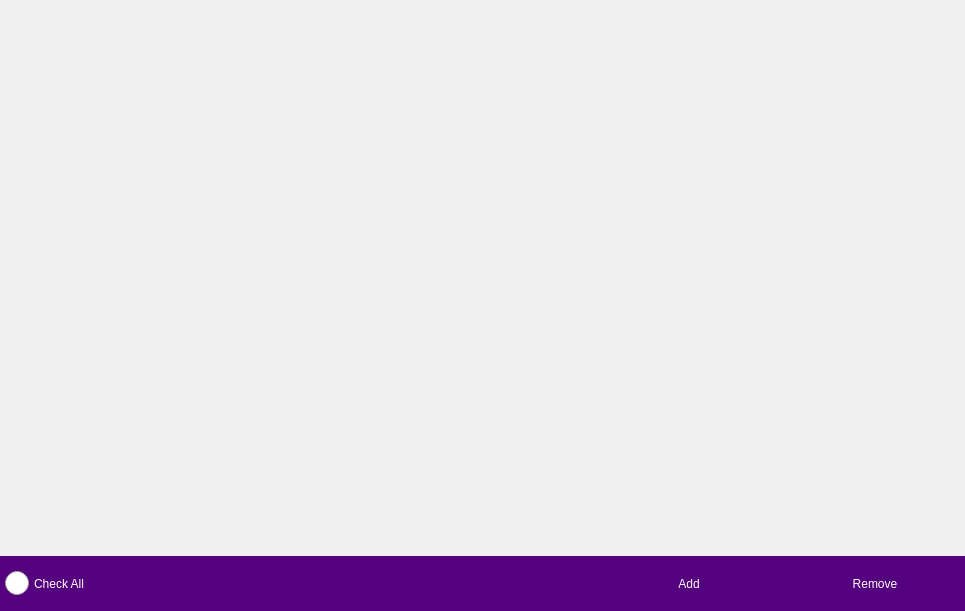
<?xml version="1.0" encoding="UTF-8"?>
<ui version="4.0">
 <class>MADyeWidget</class>
 <widget class="QFrame" name="MADyeWidget">
  <property name="geometry">
   <rect>
    <x>0</x>
    <y>0</y>
    <width>965</width>
    <height>611</height>
   </rect>
  </property>
  <property name="windowTitle">
   <string>Frame</string>
  </property>
  <property name="styleSheet">
   <string notr="true"/>
  </property>
  <property name="frameShape">
   <enum>QFrame::NoFrame</enum>
  </property>
  <property name="frameShadow">
   <enum>QFrame::Raised</enum>
  </property>
  <layout class="QHBoxLayout" name="horizontalLayout">
   <property name="spacing">
    <number>0</number>
   </property>
   <property name="leftMargin">
    <number>0</number>
   </property>
   <property name="topMargin">
    <number>0</number>
   </property>
   <property name="rightMargin">
    <number>0</number>
   </property>
   <property name="bottomMargin">
    <number>0</number>
   </property>
   <item>
    <widget class="QStackedWidget" name="stackedWidget">
     <property name="styleSheet">
      <string notr="true">QRadioButton {
	font: 75 20pt &quot;微软雅黑&quot;;
	color:white;
	spacing: 5px;
}

QRadioButton::indicator {
	left:5px; 
	width: 24px;height: 24px;
}

QRadioButton::indicator::unchecked {
	image: url(:/microarray_icons/unchecked.png);
}

QRadioButton::indicator::checked {
	image: url(:/microarray_icons/checked.png);
}

QRadioButton::disabled {
	color:darkgray;
}</string>
     </property>
     <widget class="QWidget" name="pageList">
      <layout class="QVBoxLayout" name="verticalLayout_3" stretch="1,0">
       <property name="spacing">
        <number>0</number>
       </property>
       <property name="leftMargin">
        <number>0</number>
       </property>
       <property name="topMargin">
        <number>0</number>
       </property>
       <property name="rightMargin">
        <number>0</number>
       </property>
       <property name="bottomMargin">
        <number>0</number>
       </property>
       <item>
        <widget class="QFrame" name="frameTable_l">
         <property name="frameShape">
          <enum>QFrame::NoFrame</enum>
         </property>
         <property name="frameShadow">
          <enum>QFrame::Raised</enum>
         </property>
        </widget>
       </item>
       <item>
        <widget class="QFrame" name="frameBtnBox_l">
         <property name="minimumSize">
          <size>
           <width>0</width>
           <height>55</height>
          </size>
         </property>
         <property name="styleSheet">
          <string notr="true">QToolButton{
	color:white;
	font: 75 20pt &quot;微软雅黑&quot;;
}

QToolButton::disabled{
	color:darkgray;
}

QFrame#frameBtnBox_l {
	background-color: rgb(85, 0, 127);
}

QLabel{
	color:white;
	font: 75 20pt &quot;微软雅黑&quot;;
}</string>
         </property>
         <property name="frameShape">
          <enum>QFrame::NoFrame</enum>
         </property>
         <property name="frameShadow">
          <enum>QFrame::Raised</enum>
         </property>
         <layout class="QHBoxLayout" name="horizontalLayout_4">
          <property name="leftMargin">
           <number>0</number>
          </property>
          <property name="topMargin">
           <number>0</number>
          </property>
          <property name="rightMargin">
           <number>0</number>
          </property>
          <property name="bottomMargin">
           <number>0</number>
          </property>
          <item>
           <widget class="QRadioButton" name="radioButtonCheckAll_l">
            <property name="sizePolicy">
             <sizepolicy hsizetype="Preferred" vsizetype="Preferred">
              <horstretch>0</horstretch>
              <verstretch>0</verstretch>
             </sizepolicy>
            </property>
            <property name="minimumSize">
             <size>
              <width>180</width>
              <height>0</height>
             </size>
            </property>
            <property name="text">
             <string>Check All</string>
            </property>
           </widget>
          </item>
          <item>
           <spacer name="horizontalSpacer_3">
            <property name="orientation">
             <enum>Qt::Horizontal</enum>
            </property>
            <property name="sizeHint" stdset="0">
             <size>
              <width>388</width>
              <height>20</height>
             </size>
            </property>
           </spacer>
          </item>
          <item>
           <widget class="QToolButton" name="toolButtonAdd">
            <property name="sizePolicy">
             <sizepolicy hsizetype="Fixed" vsizetype="Preferred">
              <horstretch>0</horstretch>
              <verstretch>0</verstretch>
             </sizepolicy>
            </property>
            <property name="minimumSize">
             <size>
              <width>180</width>
              <height>0</height>
             </size>
            </property>
            <property name="text">
             <string>Add</string>
            </property>
            <property name="autoRaise">
             <bool>true</bool>
            </property>
           </widget>
          </item>
          <item>
           <widget class="QToolButton" name="toolButtonRemove">
            <property name="sizePolicy">
             <sizepolicy hsizetype="Fixed" vsizetype="Preferred">
              <horstretch>0</horstretch>
              <verstretch>0</verstretch>
             </sizepolicy>
            </property>
            <property name="minimumSize">
             <size>
              <width>180</width>
              <height>0</height>
             </size>
            </property>
            <property name="text">
             <string>Remove</string>
            </property>
            <property name="autoRaise">
             <bool>true</bool>
            </property>
           </widget>
          </item>
         </layout>
        </widget>
       </item>
      </layout>
     </widget>
     <widget class="QWidget" name="pageAdd">
      <layout class="QVBoxLayout" name="verticalLayout" stretch="1,0">
       <property name="spacing">
        <number>0</number>
       </property>
       <property name="leftMargin">
        <number>0</number>
       </property>
       <property name="topMargin">
        <number>0</number>
       </property>
       <property name="rightMargin">
        <number>0</number>
       </property>
       <property name="bottomMargin">
        <number>0</number>
       </property>
       <item>
        <widget class="QFrame" name="frameOption">
         <property name="styleSheet">
          <string notr="true">QFrame#frameOption{
	background:qlineargradient(spread:reflect, x1:0, y1:0, x2:0, y2:1, stop:0 rgba(200, 200, 200, 255), stop:1 rgba(164, 164, 164, 255));
}

QLabel{
	color:white;
	font: 75 20pt &quot;微软雅黑&quot;;
}

QLineEdit {   
	border: 1px solid white;
	selection-background-color: #0A246A;
	font: 12pt &quot;微软雅黑&quot;;
	color:white;
	background: transparent;
}   

QLineEdit[echoMode=&quot;3&quot;] {   
    lineedit-password-character: 9679;   
}
   
QLineEdit:read-only { 
	color: darkgray;
    background:transparent;   
}

QSpinBox, QDoubleSpinBox, QDateTimeEdit {
	border: 1px solid white;
	font: 16pt &quot;微软雅黑&quot;;
	color:white;
	background: transparent;
}

QSpinBox::up-button, QDoubleSpinBox::up-button, QDateTimeEdit::up-button {
	subcontrol-origin:border;
	subcontrol-position:right;
	padding-left: 10px;
	image: url(:/microarray_icons/arrow_right.png);
	width: 24px;height: 28px; right:5px;
}
QSpinBox::down-button, QDoubleSpinBox::down-button, QDateTimeEdit::down-button {
	subcontrol-origin:border;
	subcontrol-position:left;
	padding-right: 10px;
	image: url(:/microarray_icons/arrow_left.png);
	width: 24px;height: 28px; left:5px;
}
QSpinBox::up-button:pressed, QDoubleSpinBox::up-button:pressed, QDateTimeEdit::up-button:pressed {
	subcontrol-origin:border;
	subcontrol-position:right;
	image: url(:/microarray_icons/arrow_right.png);
	width: 23px;height: 27px;
}
QSpinBox::down-button:pressed, QDoubleSpinBox::down-button:pressed, QDateTimeEdit::down-button:pressed {
	subcontrol-position:left;
	image: url(:/microarray_icons/arrow_left.png);
	width: 23px;height: 27px;
}
QSpinBox::disabled, QDoubleSpinBox::disabled, QDateTimeEdit::disabled {
	color:darkgray;
}</string>
         </property>
         <property name="frameShape">
          <enum>QFrame::NoFrame</enum>
         </property>
         <property name="frameShadow">
          <enum>QFrame::Raised</enum>
         </property>
         <layout class="QVBoxLayout" name="verticalLayout_4">
          <property name="topMargin">
           <number>40</number>
          </property>
          <item>
           <layout class="QHBoxLayout" name="horizontalLayout_5">
            <item>
             <widget class="QLabel" name="labelDyeName">
              <property name="minimumSize">
               <size>
                <width>0</width>
                <height>48</height>
               </size>
              </property>
              <property name="text">
               <string>Dye Name:</string>
              </property>
             </widget>
            </item>
            <item>
             <widget class="QLineEdit" name="lineEditDyeName">
              <property name="minimumSize">
               <size>
                <width>0</width>
                <height>48</height>
               </size>
              </property>
             </widget>
            </item>
           </layout>
          </item>
          <item>
           <layout class="QHBoxLayout" name="horizontalLayout_6" stretch="4,3">
            <property name="spacing">
             <number>20</number>
            </property>
            <item>
             <layout class="QFormLayout" name="formLayout_2">
              <property name="labelAlignment">
               <set>Qt::AlignRight|Qt::AlignTrailing|Qt::AlignVCenter</set>
              </property>
              <property name="formAlignment">
               <set>Qt::AlignLeading|Qt::AlignLeft|Qt::AlignVCenter</set>
              </property>
              <property name="verticalSpacing">
               <number>30</number>
              </property>
              <item row="0" column="0">
               <widget class="QLabel" name="labelWaveLength">
                <property name="text">
                 <string>Wave Length:</string>
                </property>
               </widget>
              </item>
              <item row="0" column="1">
               <widget class="QSpinBox" name="spinBoxWaveLength">
                <property name="minimumSize">
                 <size>
                  <width>0</width>
                  <height>48</height>
                 </size>
                </property>
                <property name="alignment">
                 <set>Qt::AlignCenter</set>
                </property>
                <property name="suffix">
                 <string> nm</string>
                </property>
                <property name="minimum">
                 <number>190</number>
                </property>
                <property name="maximum">
                 <number>850</number>
                </property>
               </widget>
              </item>
              <item row="1" column="0">
               <widget class="QLabel" name="labelMcm">
                <property name="minimumSize">
                 <size>
                  <width>0</width>
                  <height>48</height>
                 </size>
                </property>
                <property name="text">
                 <string>1/M*cm:</string>
                </property>
               </widget>
              </item>
              <item row="1" column="1">
               <widget class="QDoubleSpinBox" name="doubleSpinBoxMcm">
                <property name="minimumSize">
                 <size>
                  <width>0</width>
                  <height>48</height>
                 </size>
                </property>
                <property name="alignment">
                 <set>Qt::AlignCenter</set>
                </property>
                <property name="maximum">
                 <double>16777215.000000000000000</double>
                </property>
               </widget>
              </item>
             </layout>
            </item>
            <item>
             <layout class="QFormLayout" name="formLayout">
              <property name="labelAlignment">
               <set>Qt::AlignRight|Qt::AlignTrailing|Qt::AlignVCenter</set>
              </property>
              <property name="formAlignment">
               <set>Qt::AlignLeading|Qt::AlignLeft|Qt::AlignVCenter</set>
              </property>
              <property name="verticalSpacing">
               <number>30</number>
              </property>
              <property name="leftMargin">
               <number>0</number>
              </property>
              <property name="topMargin">
               <number>0</number>
              </property>
              <property name="rightMargin">
               <number>0</number>
              </property>
              <item row="1" column="0">
               <widget class="QLabel" name="label260">
                <property name="minimumSize">
                 <size>
                  <width>0</width>
                  <height>48</height>
                 </size>
                </property>
                <property name="text">
                 <string>260n%:</string>
                </property>
               </widget>
              </item>
              <item row="1" column="1">
               <widget class="QDoubleSpinBox" name="doubleSpinBox260">
                <property name="minimumSize">
                 <size>
                  <width>0</width>
                  <height>48</height>
                 </size>
                </property>
                <property name="alignment">
                 <set>Qt::AlignCenter</set>
                </property>
                <property name="maximum">
                 <double>1.000000000000000</double>
                </property>
               </widget>
              </item>
              <item row="2" column="0">
               <widget class="QLabel" name="label280">
                <property name="minimumSize">
                 <size>
                  <width>0</width>
                  <height>48</height>
                 </size>
                </property>
                <property name="text">
                 <string>280n%:</string>
                </property>
               </widget>
              </item>
              <item row="2" column="1">
               <widget class="QDoubleSpinBox" name="doubleSpinBox280">
                <property name="minimumSize">
                 <size>
                  <width>0</width>
                  <height>48</height>
                 </size>
                </property>
                <property name="alignment">
                 <set>Qt::AlignCenter</set>
                </property>
                <property name="maximum">
                 <double>1.000000000000000</double>
                </property>
               </widget>
              </item>
             </layout>
            </item>
           </layout>
          </item>
         </layout>
        </widget>
       </item>
       <item>
        <widget class="QFrame" name="frameBtnBox_a">
         <property name="minimumSize">
          <size>
           <width>0</width>
           <height>55</height>
          </size>
         </property>
         <property name="styleSheet">
          <string notr="true">QToolButton{
	color:white;
	font: 75 20pt &quot;微软雅黑&quot;;
}

QToolButton::disabled{
	color:darkgray;
}

QFrame#frameBtnBox_a {
	background-color: rgb(85, 0, 127);
}

QLabel{
	color:white;
	font: 75 20pt &quot;微软雅黑&quot;;
}</string>
         </property>
         <property name="frameShape">
          <enum>QFrame::NoFrame</enum>
         </property>
         <property name="frameShadow">
          <enum>QFrame::Raised</enum>
         </property>
         <layout class="QHBoxLayout" name="horizontalLayout_2">
          <property name="leftMargin">
           <number>0</number>
          </property>
          <property name="topMargin">
           <number>0</number>
          </property>
          <property name="rightMargin">
           <number>0</number>
          </property>
          <property name="bottomMargin">
           <number>0</number>
          </property>
          <item>
           <spacer name="horizontalSpacer">
            <property name="orientation">
             <enum>Qt::Horizontal</enum>
            </property>
            <property name="sizeHint" stdset="0">
             <size>
              <width>277</width>
              <height>20</height>
             </size>
            </property>
           </spacer>
          </item>
          <item>
           <widget class="QToolButton" name="toolButtonCancel_a">
            <property name="sizePolicy">
             <sizepolicy hsizetype="Fixed" vsizetype="Preferred">
              <horstretch>0</horstretch>
              <verstretch>0</verstretch>
             </sizepolicy>
            </property>
            <property name="minimumSize">
             <size>
              <width>180</width>
              <height>0</height>
             </size>
            </property>
            <property name="text">
             <string>Cancel</string>
            </property>
            <property name="autoRaise">
             <bool>true</bool>
            </property>
           </widget>
          </item>
          <item>
           <widget class="QToolButton" name="toolButtonOk_a">
            <property name="sizePolicy">
             <sizepolicy hsizetype="Fixed" vsizetype="Preferred">
              <horstretch>0</horstretch>
              <verstretch>0</verstretch>
             </sizepolicy>
            </property>
            <property name="minimumSize">
             <size>
              <width>180</width>
              <height>0</height>
             </size>
            </property>
            <property name="text">
             <string>Add</string>
            </property>
            <property name="autoRaise">
             <bool>true</bool>
            </property>
           </widget>
          </item>
         </layout>
        </widget>
       </item>
      </layout>
     </widget>
     <widget class="QWidget" name="pageRemove">
      <layout class="QVBoxLayout" name="verticalLayout_2" stretch="1,0">
       <property name="spacing">
        <number>0</number>
       </property>
       <property name="leftMargin">
        <number>0</number>
       </property>
       <property name="topMargin">
        <number>0</number>
       </property>
       <property name="rightMargin">
        <number>0</number>
       </property>
       <property name="bottomMargin">
        <number>0</number>
       </property>
       <item>
        <widget class="QFrame" name="frameTable_r">
         <property name="frameShape">
          <enum>QFrame::NoFrame</enum>
         </property>
         <property name="frameShadow">
          <enum>QFrame::Raised</enum>
         </property>
        </widget>
       </item>
       <item>
        <widget class="QFrame" name="frameBtnBox_r">
         <property name="minimumSize">
          <size>
           <width>0</width>
           <height>55</height>
          </size>
         </property>
         <property name="styleSheet">
          <string notr="true">QToolButton{
	color:white;
	font: 75 20pt &quot;微软雅黑&quot;;
}

QToolButton::disabled{
	color:darkgray;
}

QFrame#frameBtnBox_r {
	background-color: rgb(85, 0, 127);
}

QLabel{
	color:white;
	font: 75 20pt &quot;微软雅黑&quot;;
}</string>
         </property>
         <property name="frameShape">
          <enum>QFrame::NoFrame</enum>
         </property>
         <property name="frameShadow">
          <enum>QFrame::Raised</enum>
         </property>
         <layout class="QHBoxLayout" name="horizontalLayout_3">
          <property name="leftMargin">
           <number>0</number>
          </property>
          <property name="topMargin">
           <number>0</number>
          </property>
          <property name="rightMargin">
           <number>0</number>
          </property>
          <property name="bottomMargin">
           <number>0</number>
          </property>
          <item>
           <widget class="QRadioButton" name="radioButtonCheckAll_r">
            <property name="sizePolicy">
             <sizepolicy hsizetype="Preferred" vsizetype="Preferred">
              <horstretch>0</horstretch>
              <verstretch>0</verstretch>
             </sizepolicy>
            </property>
            <property name="minimumSize">
             <size>
              <width>180</width>
              <height>0</height>
             </size>
            </property>
            <property name="text">
             <string>Check All</string>
            </property>
           </widget>
          </item>
          <item>
           <spacer name="horizontalSpacer_2">
            <property name="orientation">
             <enum>Qt::Horizontal</enum>
            </property>
            <property name="sizeHint" stdset="0">
             <size>
              <width>388</width>
              <height>20</height>
             </size>
            </property>
           </spacer>
          </item>
          <item>
           <widget class="QToolButton" name="toolButtonCancel_r">
            <property name="sizePolicy">
             <sizepolicy hsizetype="Fixed" vsizetype="Preferred">
              <horstretch>0</horstretch>
              <verstretch>0</verstretch>
             </sizepolicy>
            </property>
            <property name="minimumSize">
             <size>
              <width>180</width>
              <height>0</height>
             </size>
            </property>
            <property name="text">
             <string>Cancel</string>
            </property>
            <property name="autoRaise">
             <bool>true</bool>
            </property>
           </widget>
          </item>
          <item>
           <widget class="QToolButton" name="toolButtonOk_r">
            <property name="sizePolicy">
             <sizepolicy hsizetype="Fixed" vsizetype="Preferred">
              <horstretch>0</horstretch>
              <verstretch>0</verstretch>
             </sizepolicy>
            </property>
            <property name="minimumSize">
             <size>
              <width>180</width>
              <height>0</height>
             </size>
            </property>
            <property name="text">
             <string>Remove</string>
            </property>
            <property name="autoRaise">
             <bool>true</bool>
            </property>
           </widget>
          </item>
         </layout>
        </widget>
       </item>
      </layout>
     </widget>
    </widget>
   </item>
  </layout>
 </widget>
 <resources/>
 <connections/>
</ui>
